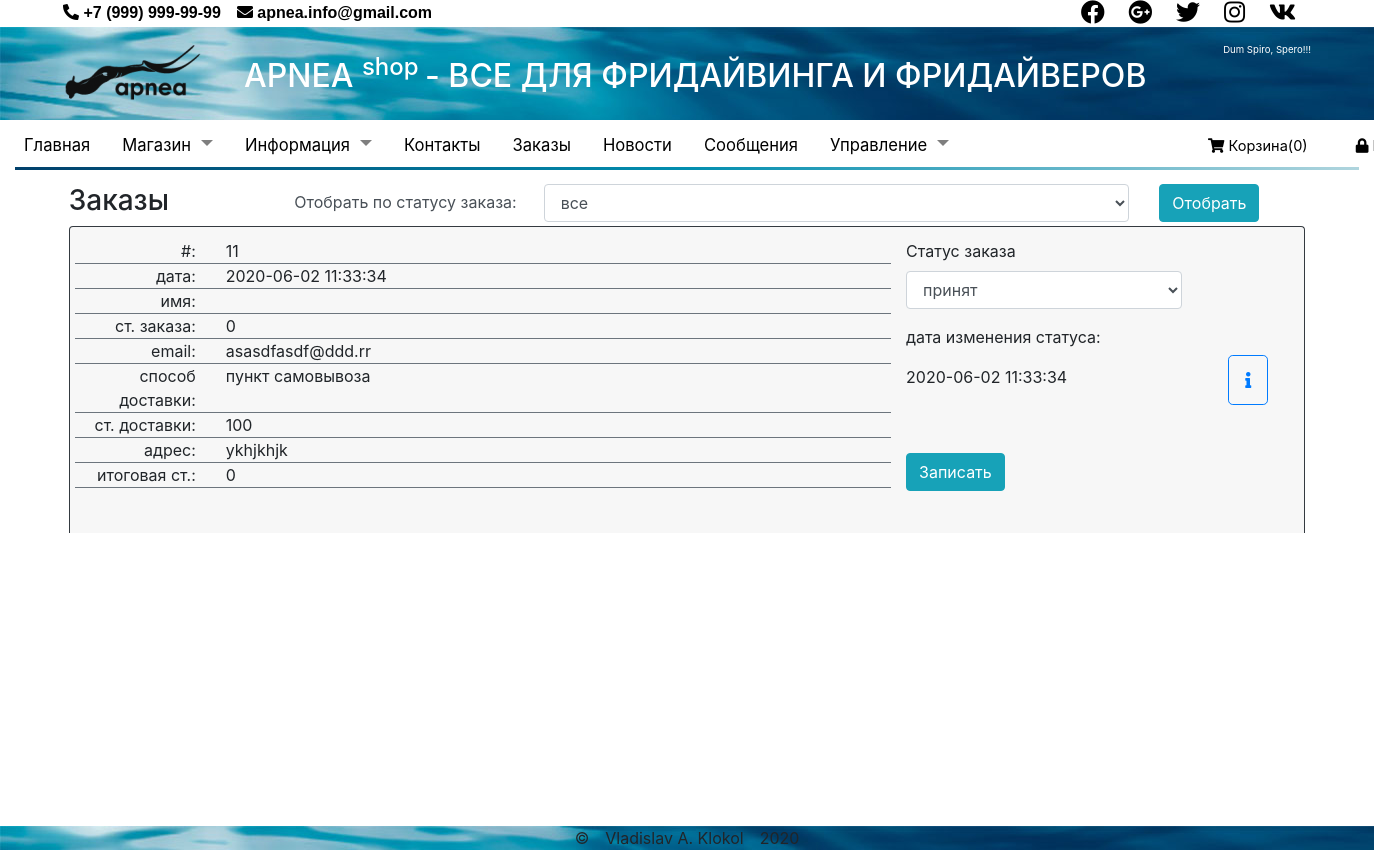
Screenshot of /views/admin/orders.php with the database file from the repository.
### tables this page shows
CREATE TABLE `orders` (
  `id` int(11) NOT NULL,
  `email` varchar(256) NOT NULL,
  `delivery` int(11) DEFAULT '1',
  `address` varchar(2048) DEFAULT NULL,
  `cost_delivery` int(11) DEFAULT '0',
  `date` datetime DEFAULT CURRENT_TIMESTAMP,
  `status_id` int(3) NOT NULL DEFAULT '1',
  `date_status` datetime DEFAULT CURRENT_TIMESTAMP,
  `user` varchar(1024) DEFAULT NULL,
  `cost_product` int(14) NOT NULL DEFAULT '0',
  `cost_total` int(14) NOT NULL DEFAULT '0'
);

CREATE TABLE `delivery` (
  `id` int(11) NOT NULL,
  `name` varchar(256) NOT NULL,
  `cost` int(5) NOT NULL DEFAULT '0'
);

CREATE TABLE `status` (
  `id` int(3) NOT NULL,
  `name` varchar(50) NOT NULL
);

### module/pdo_query.php (called while the page is built, shortened)
<?php
function getTable(object $pdo, string $table, string $where = "1", $sort = "", $limit = ""): array
{
    $sql = "SELECT * FROM `$table`
    WHERE " . ($where == "" ? 1 : "$where")
        . ($sort == "" ? "" : " ORDER BY $sort")
        . ($limit == "" ? "" : " LIMIT $limit");
    $stmt = $pdo->prepare($sql);
    $stmt->execute();
    return $stmt->fetchAll();
}
function getOrder(object $pdo, array $data): array
{
    $sql = "SELECT
                `orders`.* ,
                `delivery`.name as 'devil'
            FROM `orders`
            LEFT JOIN
                `delivery`
            ON
            `orders`.delivery = `delivery`.id";
    $stmt = $pdo->prepare($sql);
    $stmt->execute();
    return $stmt->fetchAll();
}

### views/admin/orders.php (the view, shortened to what this page needs)
<?php
require $_SERVER['DOCUMENT_ROOT'] . '/views/layouts/index.php';
$status = getTable($pdo, 'status');
if (isset($_POST['selectStatus'])) {
    if ($_POST['status'] == -1) {
        $orders = getOrder($pdo, []);
    } else {
        $orders = getOrder($pdo, $_POST);
    }
} else {
    $orders = getOrder($pdo, []);
};
require  $_SERVER['DOCUMENT_ROOT'] . '/views/layouts/header.php';
?>
<div class="row">
    <div class="col-2">
        <h3>Заказы</h3>
    </div>
    <div class="col-10">
        <form method="POST">
            <div class="row">
                <div class="col-3 text-right form-control border-0">
                    <label for="selectStatus">Отобрать по статусу заказа: </label>
                </div>
                <div class="col-7">
                    <select class="form-control" id="eselectStatus" name="status">
                        <option value="-1">все</option>
                    </select>
                </div>
                <div class="col-2 ">
                    <input type="submit" class="btn btn-info" name="selectStatus" value="Отобрать">
                </div>
            </div>
        </form>
    </div>
</div>
<div class="row">
    <div class="col">
        <div class="accordion" id="accordionExample">
            <?php
            foreach ($orders as $order) {
            ?>
                <div class="card border-dark">
                    <div class="card-header" id="heading<?= $order['id'] ?>">
                        <div class="row mb-0">
                            <div class="col-8">
                                <div class="row">
                                    <div class="col-2 text-right border-bottom border-secondary">#:</div>
                                    <div class="col text-left border-bottom border-secondary"><?= $order['id'] ?></div>
                                </div>
                                <div class="row">
                                    <div class="col-2  text-right border-bottom border-secondary">дата:</div>
                                    <div class="col text-left border-bottom border-secondary"><?= $order['date'] ?></div>
                                </div>
                                <div class="row">
                                    <div class="col-2 text-right border-bottom border-secondary">имя:</div>
                                    <div class="col text-left border-bottom border-secondary"><?= $order['user'] ?></div>
                                </div>
                                <div class="row">
                                    <div class="col-2 text-right border-bottom border-secondary">ст. заказа:</div>
                                    <div class="col text-left border-bottom border-secondary"><?= $order['cost_product'] ?></div>
                                </div>
                                <div class="row">
                                    <div class="col-2  text-right border-bottom border-secondary">email:</div>
                                    <div class="col text-left border-bottom border-secondary"><?= $order['email'] ?></div>
                                </div>
                                <div class="row">
                                    <div class="col-2  text-right border-bottom border-secondary">способ доставки:</div>
                                    <div class="col text-left border-bottom border-secondary"><?= $order['devil'] ?></div>
                                </div>
                                <div class="row">
                                    <div class="col-2  text-right border-bottom border-secondary">ст. доставки:</div>
                                    <div class="col text-left border-bottom border-secondary"><?= $order['cost_delivery'] ?></div>
                                </div>
                                <div class="row">
                                    <div class="col-2  text-right  border-bottom border-secondary">адрес:</div>
                                    <div class="col text-left border-bottom border-secondary"><?= $order['address'] ?></div>
                                </div>
                                <div class="row">
                                    <div class="col-2 text-right border-bottom border-secondary">итоговая ст.:</div>
                                    <div class="col text-left border-bottom border-secondary"><?= $order['cost_total'] ?></div>
                                </div>
                            </div>
                            <div class="col-3">
                                <form method="POST">
                                    <div class="form-group">
                                        <label for="exampleFormControlSelect1">Статус заказа</label>
                                        <select class="form-control" id="exampleFormControlSelect1" name="status">
                                            <?php
                                            foreach ($status as $stat) { ?>
                                                <option value="<?= $stat['id'] ?>" <?= $stat['id'] == $order['status_id'] ? 'selected' : '' ?>><?= $stat['name'] ?></option>
                                            <?php } ?>
                                        </select>
                                    </div>
                                    <p>дата изменения статуса:</p>
                                    <p><?= $order['date_status'] ?></p>
                                    <input type="submit" class="btn btn-info mt-5" name="chnOrder" value="Записать">
                                </form>
                            </div>
                            <button class="col-1 btn btn-link btn-show" type="button" data-toggle="collapse" data-target="#collapse<?= $order['id'] ?>" aria-expanded="true" aria-controls="collapse<?= $order['id'] ?> ">
                                <i class="fas fa-info border border-primary rounded-lg p-3"></i>
                            </button>
                        </div>
                    </div>
                </div>
            <?php } ?>
        </div>
    </div>
</div>
<?php require $_SERVER['DOCUMENT_ROOT'] . '/views/layouts/footer.php';

### rows the page displays
orders: id "11", date "2020-06-02 11:33:34", cost_product "0", email "asasdfasdf@ddd.rr", delivery.name "пункт самовывоза", cost_delivery "100", address "ykhjkhjk", cost_total "0", status "принят", date_status "2020-06-02 11:33:34"

### other values shown
$inBasket "0"
